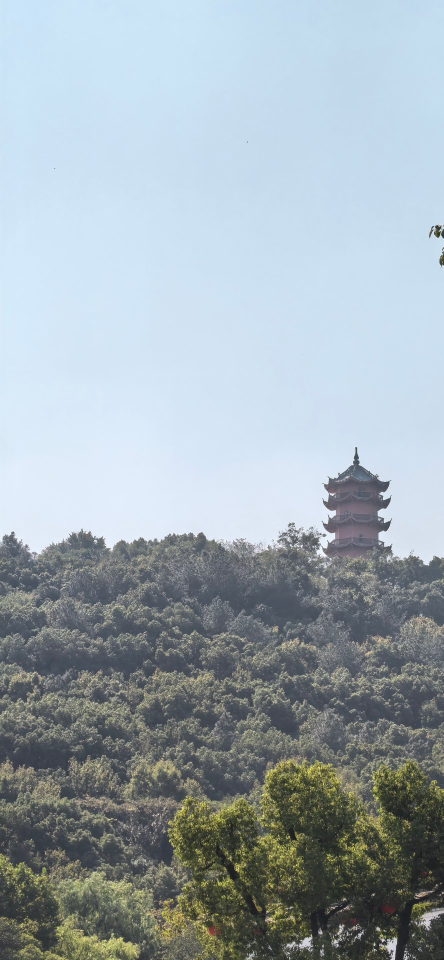
#> input picture a.jpg, 887 x 1920 px (shown at 1/2 size)
$ python image_fusion.py a.jpg
#> lines starting #> are read from the running program, lines starting #| are printed output that depends on the picture; after the words box and inside, x2 and y2 are one past the last pixel; in counts of white or black regions, pixels touching at a corner belong together
# -*- coding: utf-8 -*-
"""
实验三：基于 SIFT 特征的图像拼接与融合（image_fusion.py）
流程：
  1. 读入待拼接图像 a.jpg（左）与 b.jpg（右），转灰度图
  2. SIFT 提取关键点与描述子
  3. FLANN（KD 树）做 KNN 匹配，Lowe 比率测试筛选优质匹配
  4. RANSAC 估计单应矩阵 H（b -> a）
  5. 计算拼接画布尺寸并做平移校正
  6. 透视变换 b，与 a 叠加；重叠区域采用加权渐入渐出融合
  7. 裁剪黑边，保存并显示结果

运行：python3 image_fusion.py
依赖：pip install opencv-python numpy
"""

import cv2
import numpy as np

# 1. 读入图像
img_a = cv2.imread("a.jpg")   # 左图（基准图）
#> img_a is the input picture: shape (1920, 887, 3); mean B, G, R 176.4, 169.7, 157.6
img_b = cv2.imread("b.jpg")   # 右图（将被变换到 a 的坐标系）
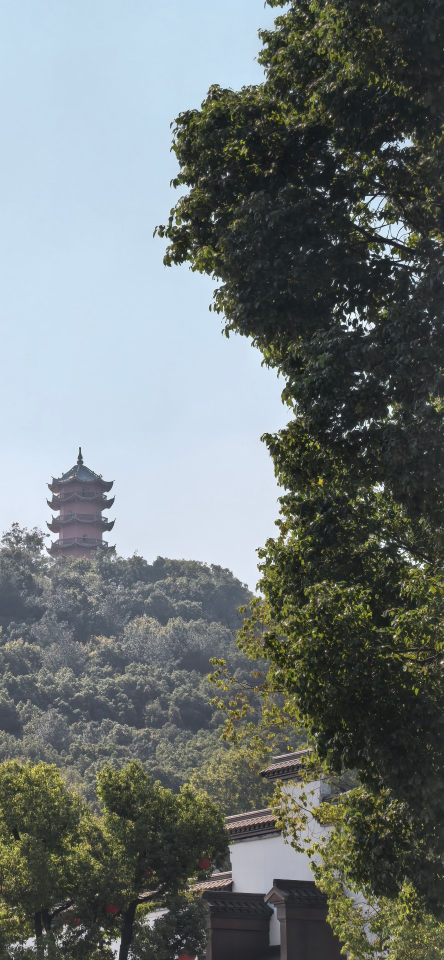
#> input picture b.jpg, 887 x 1920 px (shown at 1/2 size)
#> img_b is the input picture: shape (1920, 887, 3); mean B, G, R 117.6, 118.4, 110.9
if img_a is None or img_b is None:
    raise FileNotFoundError("未找到 a.jpg 或 b.jpg，请确认图片与脚本在同一目录。")

gray_a = cv2.cvtColor(img_a, cv2.COLOR_BGR2GRAY)
gray_b = cv2.cvtColor(img_b, cv2.COLOR_BGR2GRAY)
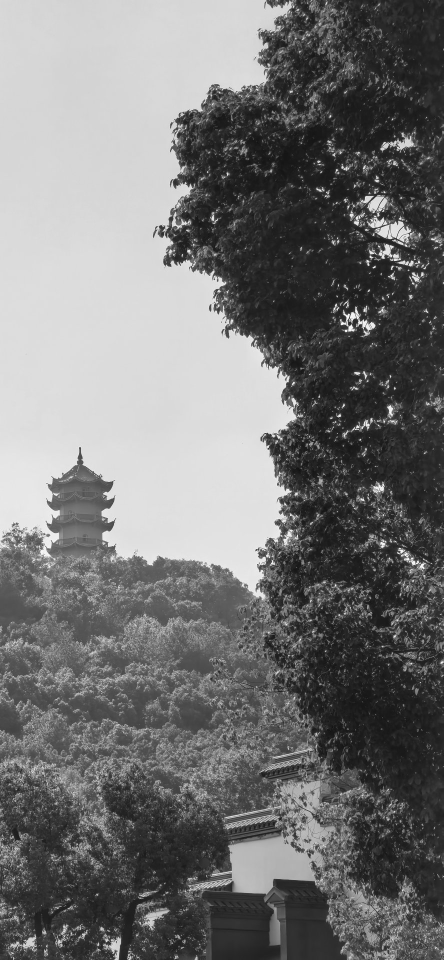
#> gray_b: shape (1920, 887) (shown at 1/2 size); min 8, max 255, mean 116.1

# 2. SIFT 特征提取
sift = cv2.SIFT_create()
kp_a, des_a = sift.detectAndCompute(gray_a, None)
#> kp_a = 8625 keypoints; strongest (x, y, size): (810, 1903, 1.9), (712, 896, 2.8), (749, 1889, 3.2), (766, 1881, 4)
kp_b, des_b = sift.detectAndCompute(gray_b, None)
#> kp_b = 11376 keypoints; strongest (x, y, size): (681, 640, 2.2), (692, 662, 3.3), (738, 581, 2.5), (789, 777, 2.7)
print(f"SIFT 关键点数量:  a={len(kp_a)}, b={len(kp_b)}")
#| SIFT 关键点数量:  a=8625, b=11376

# 3. FLANN 匹配 + Lowe 比率测试
FLANN_INDEX_KDTREE = 1
index_params = dict(algorithm=FLANN_INDEX_KDTREE, trees=5)
search_params = dict(checks=50)          # 检查次数越多越准，但越慢
flann = cv2.FlannBasedMatcher(index_params, search_params)
matches = flann.knnMatch(des_a, des_b, k=2)
#> matches = 8625 matches

good_matches = []
for m, n in matches:
    if m.distance < 0.7 * n.distance:    # 比率阈值 0.7~0.8
        good_matches.append(m)
#> after the loop, good_matches = 1669 matches
print(f"KNN 原始匹配: {len(matches)} 对，比率测试后优质匹配: {len(good_matches)} 对")
#| KNN 原始匹配: 8625 对，比率测试后优质匹配: 1669 对

matched_keypoints_img = cv2.drawMatches(
    img_a, kp_a, img_b, kp_b, good_matches, None,
    flags=cv2.DrawMatchesFlags_NOT_DRAW_SINGLE_POINTS)
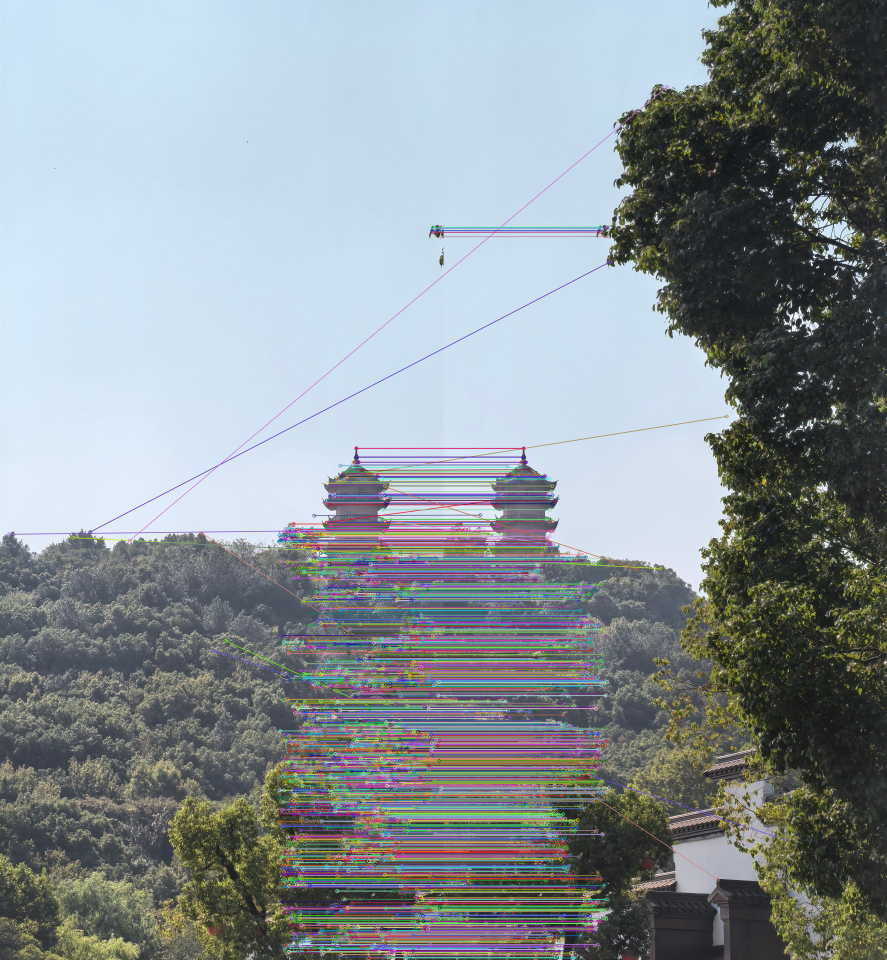
#> matched_keypoints_img: shape (1920, 1774, 3) (shown at 1/2 size); mean B, G, R 150.3, 145.9, 137.1

if len(good_matches) < 4:
    raise RuntimeError("优质匹配点不足 4 对，无法估计单应矩阵。")

# 4. RANSAC 估计单应矩阵
src_pts = np.float32([kp_b[m.trainIdx].pt for m in good_matches]).reshape(-1, 1, 2)
#> src_pts = 1669 rows, first 8: [17.99, 1057.7], [434, 1136.6], [333.9, 522.6], [333.9, 522.6], [446.2, 173.2], [274.8, 1122.4], [548.2, 1759], [683.4, 1679.2]
dst_pts = np.float32([kp_a[m.queryIdx].pt for m in good_matches]).reshape(-1, 1, 2)
#> dst_pts = 1669 rows, first 8: [18.27, 1068.1], [146, 1074.8], [180, 1063.5], [180, 1063.5], [258.9, 1080.9], [269.9, 1082.7], [403.3, 1065.6], [425.6, 1300.3]
H, mask = cv2.findHomography(src_pts, dst_pts, cv2.RANSAC, 5.0)
#> H = [[1, -0.000115, 552.4], [5.81e-05, 1, 0.306], [-1.2e-08, -1.43e-07, 1]]; mask = 1669 values, max 1 at index 9, min 0 at index 0, mean 0.992
print(f"RANSAC 内点数: {int(mask.sum())} / {len(good_matches)}")
#| RANSAC 内点数: 1656 / 1669
print("单应矩阵 H =\n", H)
#| 单应矩阵 H =
#|  [[ 9.99737706e-01 -1.14659701e-04  5.52423230e+02]
#|  [ 5.81281791e-05  9.99565004e-01  3.06497460e-01]
#|  [-1.19964071e-08 -1.43354615e-07  1.00000000e+00]]

# ---------- 5. 计算画布尺寸 ----------
h_a, w_a = img_a.shape[:2]
#> h_a = 1920; w_a = 887
h_b, w_b = img_b.shape[:2]
#> h_b = 1920; w_b = 887

corners_b = np.float32([[0, 0], [0, h_b], [w_b, h_b], [w_b, 0]]).reshape(-1, 1, 2)
corners_b_t = cv2.perspectiveTransform(corners_b, H)
#> corners_b_t = [[552.4, 0.306], [552.4, 1920], [1439.4, 1920.1], [1439.2, 0.358]]
corners_a = np.float32([[0, 0], [0, h_a], [w_a, h_a], [w_a, 0]]).reshape(-1, 1, 2)
all_corners = np.concatenate([corners_b_t, corners_a], axis=0)
#> all_corners = [[552.4, 0.306], [552.4, 1920], [1439.4, 1920.1], [1439.2, 0.358], [0, 0], [0, 1920], [887, 1920], [887, 0]]

[x_min, y_min] = np.int32(all_corners.min(axis=0).ravel() - 0.5)
#> x_min = 0; y_min = 0
[x_max, y_max] = np.int32(all_corners.max(axis=0).ravel() + 0.5)
#> x_max = 1439; y_max = 1920

translation_matrix = np.array([[1, 0, -x_min],
                               [0, 1, -y_min],
                               [0, 0, 1]], dtype=np.float64)
#> translation_matrix = [[1, 0, 0], [0, 1, 0], [0, 0, 1]]
T_H = translation_matrix @ H
#> T_H has the same summary as H

# 6. 透视变换 + 加权融合
canvas = cv2.warpPerspective(img_b, T_H, (x_max - x_min, y_max - y_min))
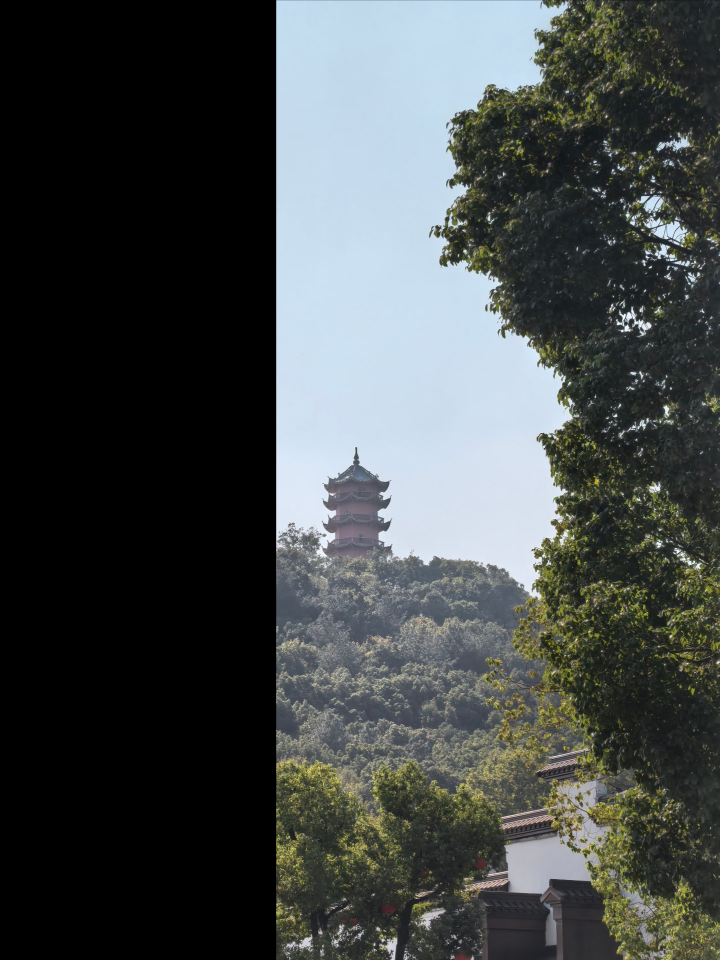
#> canvas: shape (1920, 1439, 3) (shown at 1/2 size); mean B, G, R 72.5, 73, 68.3

# a 在画布中的放置位置
x0, y0 = -x_min, -y_min
#> x0 = 0; y0 = 0
stitched_direct = canvas.copy()
stitched_direct[y0:y0 + h_a, x0:x0 + w_a] = img_a

# 加权渐入渐出融合版
stitched_fused = canvas.copy()
roi = stitched_fused[y0:y0 + h_a, x0:x0 + w_a]
# 重叠区域掩码：b 已有像素处为重叠区
b_mask = (cv2.cvtColor(canvas, cv2.COLOR_BGR2GRAY) > 0).astype(np.uint8)
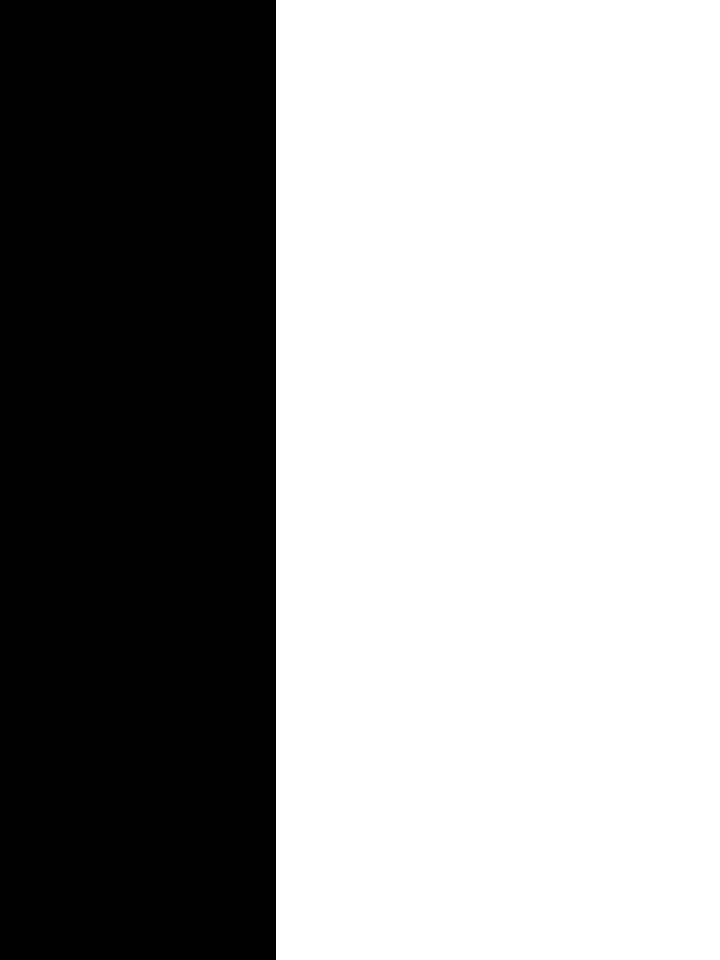
#> b_mask: shape (1920, 1439) (shown at 1/2 size); values 0 (black) and 1 (white), 61.6% white; 1 black region, box (x1, y1, x2, y2) and area: (0, 0, 552, 1920) 1059840
overlap = b_mask[y0:y0 + h_a, x0:x0 + w_a] > 0
#> overlap: shape (1920, 887) bool; 37.8% white; 1 white region, box (x1, y1, x2, y2) and area: (552, 0, 887, 1920) 643200
# 权重沿 x 方向线性过渡：a 的权重从重叠区左缘 1 渐变到右缘 0
xs = np.tile(np.linspace(0, 1, w_a), (h_a, 1))
alpha = np.where(overlap, 1.0 - xs, 1.0)[..., None]   # a 的权重
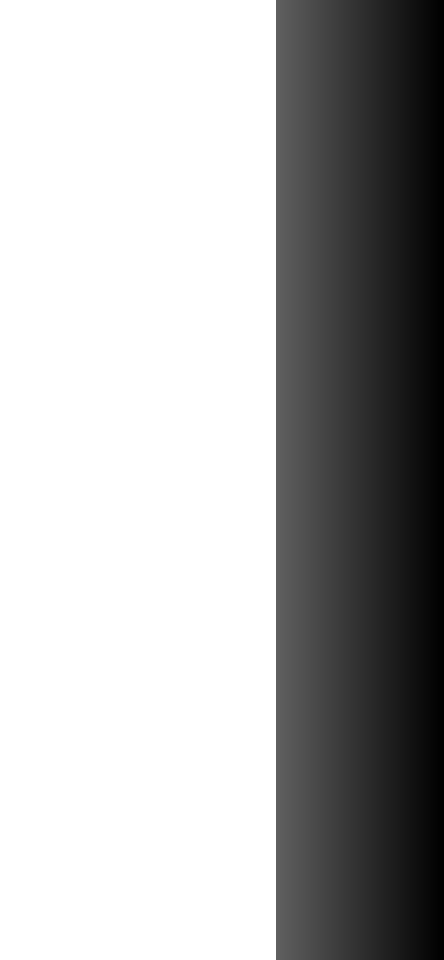
#> alpha: shape (1920, 887, 1) float64 (shown at 1/2 size); min 0, max 1, mean 0.694
roi[:] = (img_a * alpha + roi * (1 - alpha)).astype(np.uint8)
stitched_fused[y0:y0 + h_a, x0:x0 + w_a] = roi

# 7. 裁剪黑边
def crop_black(img):
    gray = cv2.cvtColor(img, cv2.COLOR_BGR2GRAY)
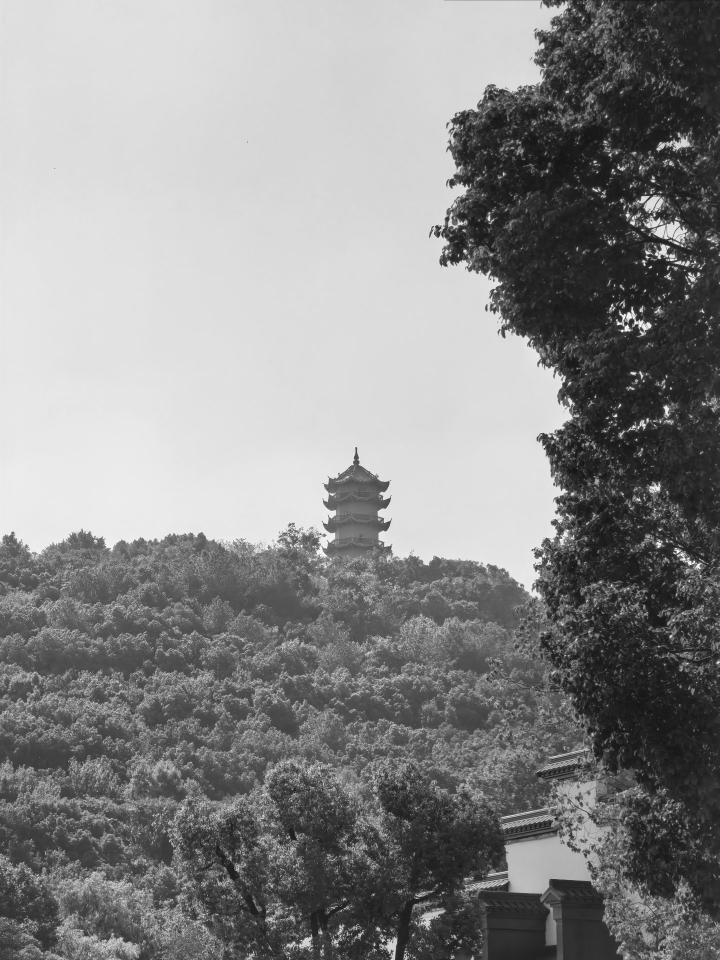
#> gray: shape (1920, 1439) (shown at 1/2 size); min 14, max 255, mean 137.1
    ys, xs = np.where(gray > 0)
    if len(xs) == 0:
        return img
    return img[ys.min():ys.max() + 1, xs.min():xs.max() + 1]

stitched_direct = crop_black(stitched_direct)
stitched_fused = crop_black(stitched_fused)

# 8. 保存结果
cv2.imwrite("result_matches.jpg", matched_keypoints_img)
cv2.imwrite("result_direct.jpg", stitched_direct)
cv2.imwrite("result_fused.jpg", stitched_fused)
print("已保存: result_matches.jpg / result_direct.jpg / result_fused.jpg")

# 9. 显示
import sys
if "--show" in sys.argv:
    cv2.imshow("Matched SIFT Keypoints", cv2.resize(matched_keypoints_img, None, fx=0.4, fy=0.4))
    cv2.imshow("Stitched (direct)", cv2.resize(stitched_direct, None, fx=0.4, fy=0.4))
    cv2.imshow("Stitched (fused)", cv2.resize(stitched_fused, None, fx=0.4, fy=0.4))
    cv2.waitKey(0)
    cv2.destroyAllWindows()
